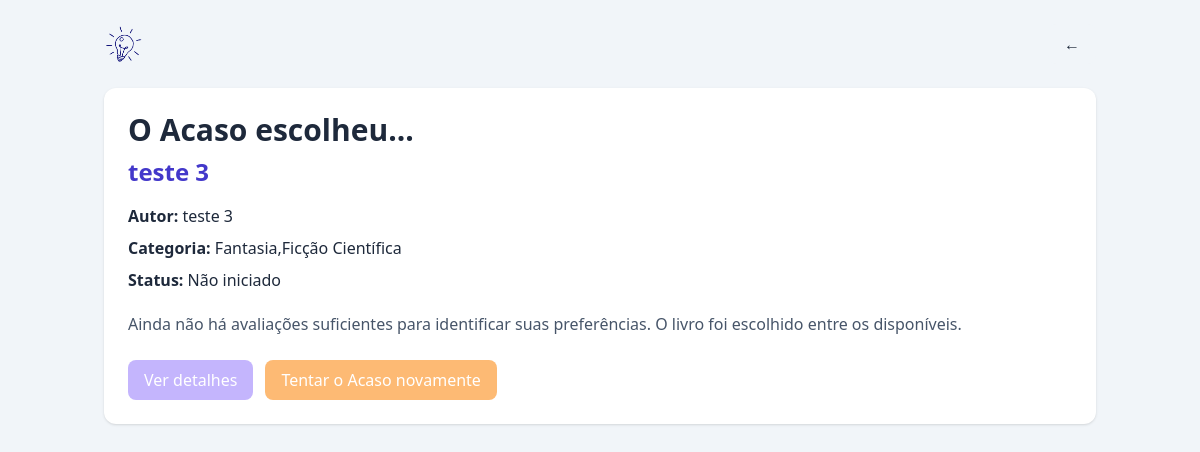
Screenshot of /proxima-leitura with the database file from the repository.
### tables this page shows
CREATE TABLE livros (
                id INTEGER PRIMARY KEY AUTOINCREMENT,
                nome TEXT NOT NULL,
                autor TEXT NOT NULL,
                status TEXT NOT NULL,
                categoria TEXT NOT NULL,
                eh_colecao INTEGER NOT NULL DEFAULT 0,
                nome_colecao TEXT,
                volume TEXT,
                nota REAL,
                avaliacao TEXT
            , capa TEXT);

### main.py (the view, shortened to what this page needs)
@app.route("/proxima-leitura")
def proxima_leitura():
    with conectar() as conexao:
        livros = conexao.execute(
            "SELECT * FROM livros ORDER BY id"
        ).fetchall()
    disponiveis = [
        livro for livro in livros
        if livro["status"] in ("Não iniciado", "Lendo")
    ]
    maiores_volumes_lidos = {}
    for livro in livros:
        if (
            livro["eh_colecao"]
            and livro["status"] == "Lido"
            and livro["nome_colecao"]
            and livro["volume"]
        ):
            try:
                numero_volume = int(livro["volume"])
            except (TypeError, ValueError):
                continue
            nome_colecao = livro["nome_colecao"].strip().casefold()
            maiores_volumes_lidos[nome_colecao] = max(
                numero_volume,
                maiores_volumes_lidos.get(nome_colecao, 0)
            )
    proximos_volumes = []
    for livro in disponiveis:
        if (
            livro["eh_colecao"]
            and livro["nome_colecao"]
            and livro["volume"]
        ):
            try:
                numero_volume = int(livro["volume"])
            except (TypeError, ValueError):
                continue
            nome_colecao = livro["nome_colecao"].strip().casefold()
            if maiores_volumes_lidos.get(nome_colecao) == numero_volume - 1:
                proximos_volumes.append(livro)
    notas_por_categoria = {}
    notas_por_autor = {}
    for livro in livros:
        if livro["status"] == "Lido" and livro["nota"] is not None:
            notas_por_categoria.setdefault(
                livro["categoria"], []
            ).append(float(livro["nota"]))
            notas_por_autor.setdefault(
                livro["autor"], []
            ).append(float(livro["nota"]))
    medias_categorias = {
        chave: sum(valores) / len(valores)
        for chave, valores in notas_por_categoria.items()
    }
    medias_autores = {
        chave: sum(valores) / len(valores)
        for chave, valores in notas_por_autor.items()
    }
    def peso_do_livro(livro):
        media_categoria = medias_categorias.get(livro["categoria"])
        media_autor = medias_autores.get(livro["autor"])
        peso_categoria = (
            media_categoria / 5 if media_categoria is not None else 0.5
        )
        peso_autor = (
            media_autor / 5 if media_autor is not None else 0.5
        )
        return max(0.05, peso_categoria * 0.6 + peso_autor * 0.4)
    escolhido = random.choices(
        disponiveis,
        weights=[peso_do_livro(livro) for livro in disponiveis],
        k=1
    )[0]
    motivos = []
    if escolhido["categoria"] in medias_categorias:
        media = medias_categorias[escolhido["categoria"]]
        motivos.append(
            f"a categoria {escolhido['categoria']} tem média {media:.1f}/5"
        )
    if escolhido["autor"] in medias_autores:
        media = medias_autores[escolhido["autor"]]
        motivos.append(
            f"os livros de {escolhido['autor']} têm média {media:.1f}/5"
        )
    if motivos:
        motivo = "Sugestão baseada nas suas avaliações: " + " e ".join(motivos) + "."
    else:
        motivo = (
            "Ainda não há avaliações suficientes para identificar suas "
            "preferências. O livro foi escolhido entre os disponíveis."
        )
    return render_template(
        "sugestao.html",
        livro=escolhido,
        motivo=motivo
    )

### database.py (called while the page is built)
def conectar():
    conexao = sqlite3.connect(BANCO)
    conexao.row_factory = sqlite3.Row
    return conexao

### templates/sugestao.html (shortened to what this page needs)
{% extends "base.html" %}
{% block conteudo %}
<section class="rounded-xl bg-white p-6 shadow">
    <h1 class="mb-2 text-3xl font-bold">O Acaso escolheu...</h1>
    {% if livro %}
        <h2 class="mb-4 text-2xl font-semibold text-indigo-700">
            {{ livro.nome }}
        </h2>
        <div class="mb-5 space-y-2">
            <p><strong>Autor:</strong> {{ livro.autor }}</p>
            <p><strong>Categoria:</strong> {{ livro.categoria }}</p>
            <p><strong>Status:</strong> {{ livro.status }}</p>
        </div>
        <p class="mb-6 text-slate-600">{{ motivo }}</p>
        <div class="flex flex-wrap gap-3">
            <a
                href="{{ url_for('detalhes', livro_id=livro.id) }}"
                class="rounded-lg bg-violet-300 px-4 py-2 text-white hover:bg-violet-500"
            >
                Ver detalhes
            </a>
            <a
                href="{{ url_for('proxima_leitura') }}"
                class="rounded-lg bg-orange-300 px-4 py-2 text-white hover:bg-orange-400"
            >
                Tentar o Acaso novamente
            </a>
        </div>
    {% else %}
        <p class="text-slate-600">{{ motivo }}</p>
    {% endif %}
</section>
{% endblock %}

### rows the page displays
livros: nome "teste 3", autor "teste 3", categoria "Fantasia,Ficção Científica", status "Não iniciado"

### other values shown
{{ motivo }} "Ainda não há avaliações suficientes para identificar suas preferências. O livro foi escolhido entre os disponíveis."
